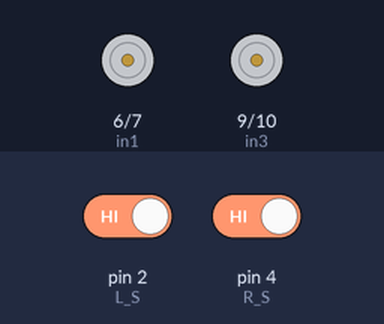
The sketch below on a simulated Arduino Uno, built with avr-gcc and run on an emulated ATmega328P. Shown: motor-driver pin pairs drawn as motors (green arrow = first pin HIGH = forward, orange = second pin HIGH = backward, longer = more drive, scaled by the enable pin). Inputs (shaded band) come from the test bench; at power-on: pin 2 (L_S) HIGH, pin 4 (R_S) HIGH.

Above: at 1.2 s.
1.3 s: pin 2 (L_S) driven LOW
At 2.1 s:
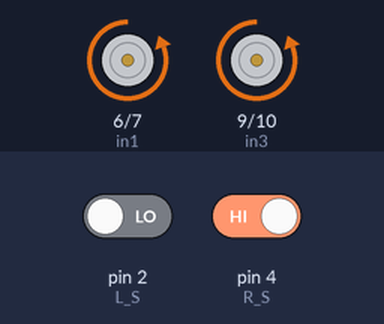
2.8 s: pin 4 (R_S) driven LOW
At 3.2 s:
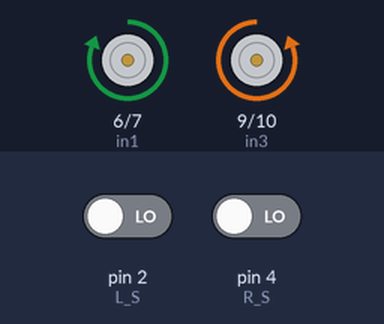
4.3 s: pin 2 (L_S) driven HIGH
At 5.5 s:
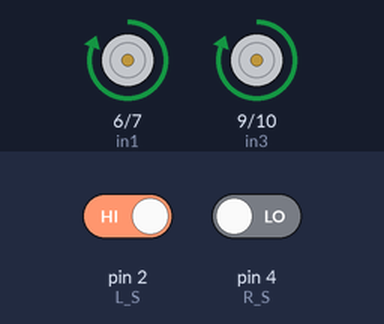
5.8 s: pin 4 (R_S) driven HIGH
At 6.7 s:
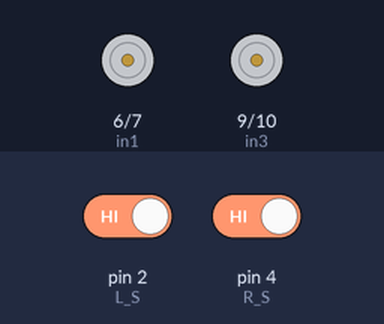
Timing chart, 0 to 8.3 s (numbered marks = the images above; inputs shaded):
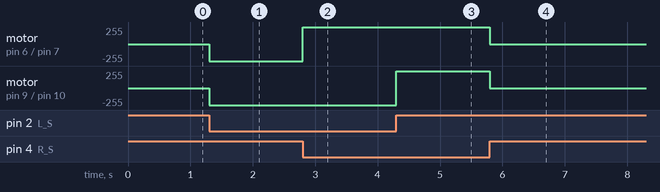

The sketch:

Line_follower_car_code_v3.ino
```cpp
// Define motor control pins
#define enA 5   // Enable pin for Motor A
#define in1 6   // Motor A input 1
#define in2 7   // Motor A input 2
#define in3 9   // Motor B input 1
#define in4 10  // Motor B input 2
#define enB 8   // Enable pin for Motor B

// Define sensor input pins
#define R_S 4   // Right sensor pin
#define L_S 2   // Left sensor pin

void setup() {
  // Set motor control pins as outputs
  pinMode(enA, OUTPUT);
  pinMode(in1, OUTPUT);
  pinMode(in2, OUTPUT);
  pinMode(in3, OUTPUT);
  pinMode(in4, OUTPUT);
  pinMode(enB, OUTPUT);

  // Set sensor pins as inputs
  pinMode(R_S, INPUT);
  pinMode(L_S, INPUT);

  // Turn on both motors by setting enable pins high
  digitalWrite(enA, HIGH);
  digitalWrite(enB, HIGH);
}

void loop() {
  // Read values from left and right sensors
  int right = digitalRead(R_S);
  int left = digitalRead(L_S);

  // Determine movement direction based on sensor input
  if (right == 0 && left == 0) {
    // Both sensors detect the line: go straight
    forward();
  }
  else if (right == 1 && left == 0) {
    // Right sensor off the line, left on: turn right
    turnRight();
  }
  else if (right == 0 && left == 1) {
    // Left sensor off the line, right on: turn left
    turnLeft();
  }
  else {
    // Both sensors off the line: stop
    stopMotors();
  }
}

void forward() {
  // Rotate both motors forward
  digitalWrite(in1, HIGH);
  digitalWrite(in2, LOW);
  digitalWrite(in3, LOW);
  digitalWrite(in4, HIGH);
}

void turnRight() {
  // Rotate left motor forward, stop right motor
  digitalWrite(in1, LOW);
  digitalWrite(in2, HIGH);
  digitalWrite(in3, LOW);
  digitalWrite(in4, HIGH);
}

void turnLeft() {
  // Rotate right motor forward, stop left motor
  digitalWrite(in1, HIGH);
  digitalWrite(in2, LOW);
  digitalWrite(in3, HIGH);
  digitalWrite(in4, LOW);
}

void stopMotors() {
  // Stop both motors
  digitalWrite(in1, LOW);
  digitalWrite(in2, LOW);
  digitalWrite(in3, LOW);
  digitalWrite(in4, LOW);
}
```

Measured:
- after the input at 1.3 s, motor on pin 6 (in1) / pin 7 (in2), motor on pin 9 (in3) / pin 10 (in4): stopped → backward 255/255 at once
- after the input at 2.8 s, motor on pin 6 (in1) / pin 7 (in2): backward 255/255 → forward 255/255 at once
- after the input at 4.3 s, motor on pin 9 (in3) / pin 10 (in4): backward 255/255 → forward 255/255 at once
- after the input at 5.8 s, motor on pin 6 (in1) / pin 7 (in2), motor on pin 9 (in3) / pin 10 (in4): forward 255/255 → stopped at once
